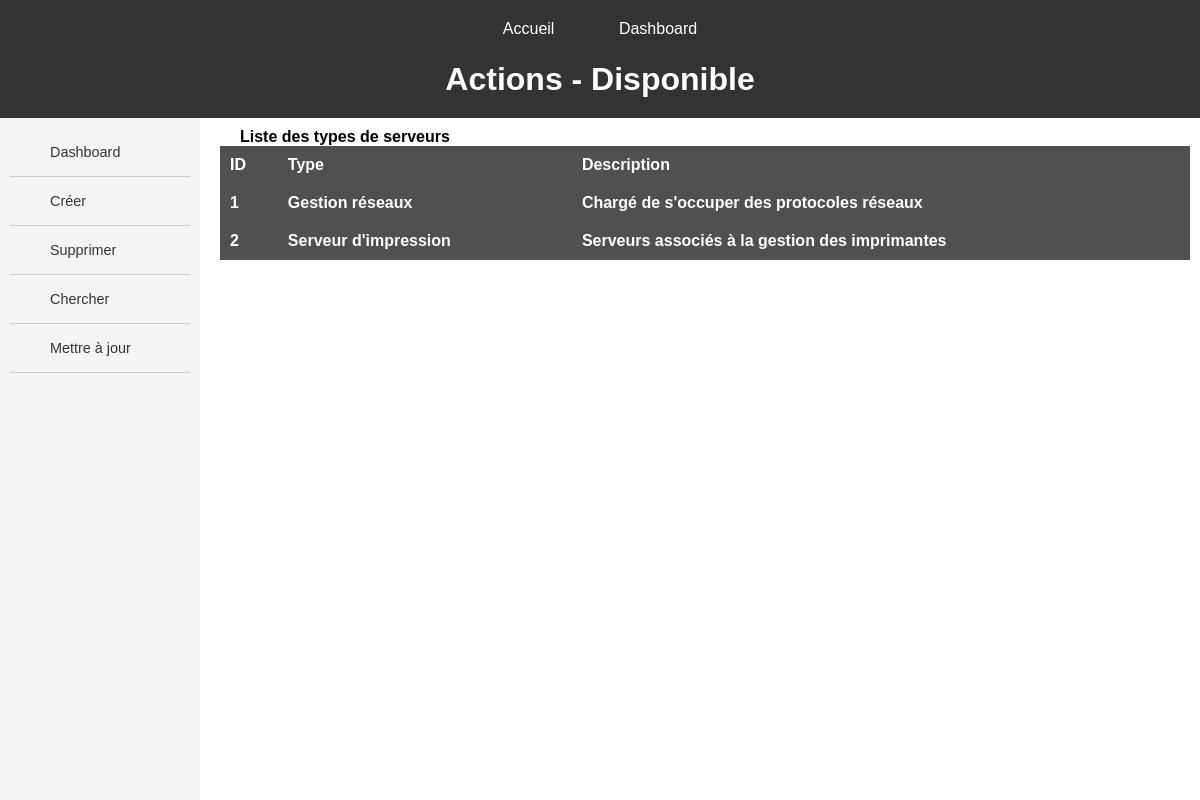
The app's page /server_types/, older data.
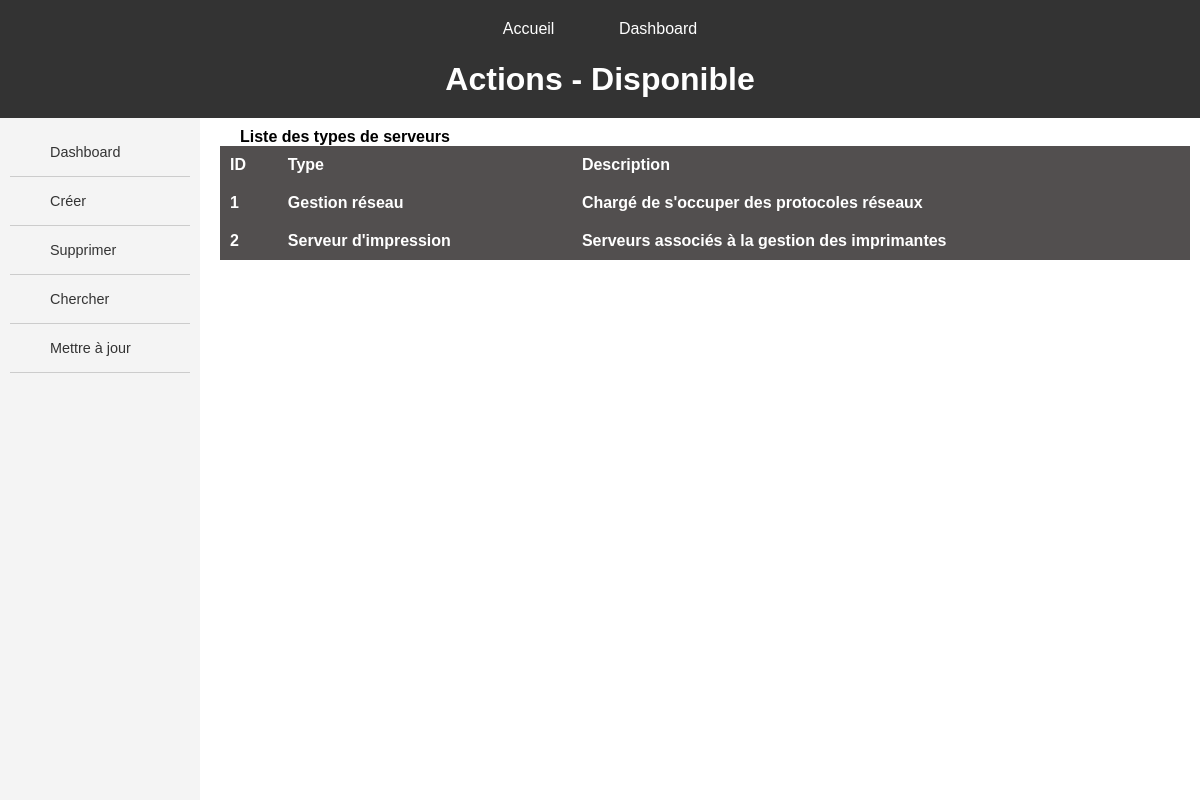
The same page, newer data.
### servops/models.py (models this page shows, shortened)
class ServerType(models.Model):
    type = models.CharField(max_length=200)
    description = models.TextField()

### servops/views.py (the view)
# urls.py: path('server_types/', views.server_types, name='server_types_crud'),
def server_types(request):
    server_types = ServerType.objects.all()
    return render(request, 'servops/CRUD/CRUD_type_serveurs/home.html', {'server_types': server_types} )

### servops/templates/servops/CRUD/CRUD_type_serveurs/home.html (shortened to what this page needs)
{% extends "servops/MAIN/main_dashboard.html" %}
{% load static %}
{% block header %}Actions - Disponible{% endblock %}
{% block sidebar %}
<ul>
    <li><a href="{% url 'dashboard' %}" class="button">Dashboard</a></li>
    <li><a href="{% url 'create_server_type' %}" class="button">Créer</a></li>
    <li><a href="{% url 'delete_server_type' %}" class="button">Supprimer</a></li>
    <li><a href="{% url 'read_server_type' %}" class="button">Chercher</a></li>
    <li><a href="{% url 'update_server_type'%}" class="button">Mettre à jour</a></li>
</ul>
{% endblock sidebar %}
{% block content %}
<h2> Liste des types de serveurs </h2>
<table class="table-user">
    <tr> <th>ID</th> <th>Type</th> <th>Description</th> </tr>
{% for server_type in server_types %}
    <tr> <th>{{server_type.id}}</th> <th>{{server_type.type}}</th> <th>{{server_type.description}}</th></tr>
{% endfor %}
</table>
{% endblock content %}

Row changes from the older to the newer data that the page shows:
changed ServerType "Chargé de s'occuper des protocoles réseaux": type "Gestion réseaux" → "Gestion réseau"
